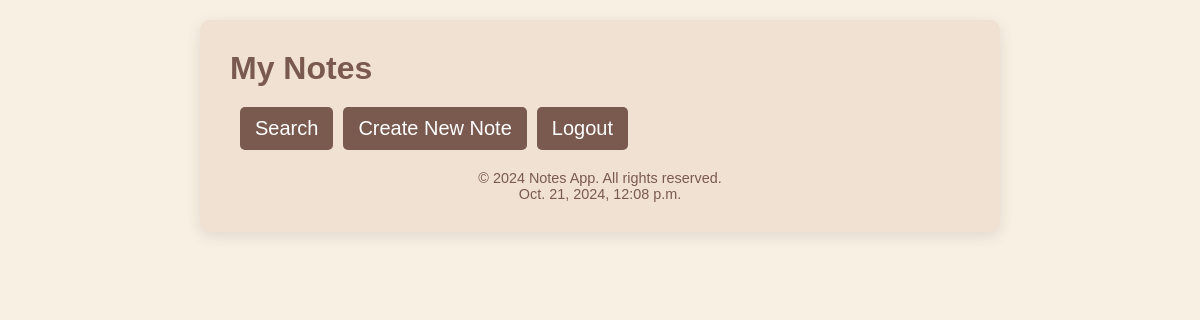
/notes/ (signed in), run on an earlier commit of the app's database.
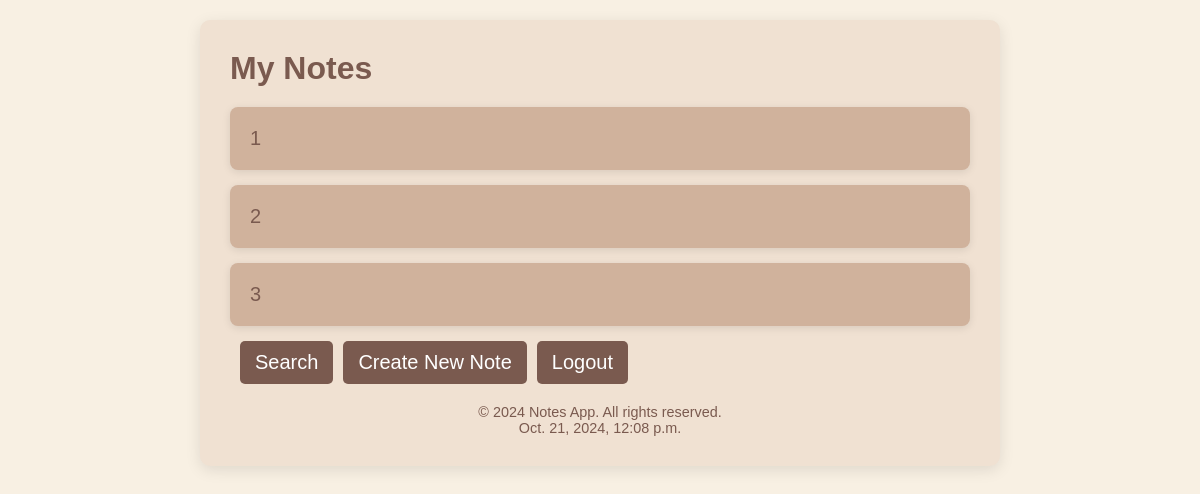
And on a later commit of the database.
### notesmain/models.py (models this page shows, shortened)
class Notes(models.Model):
    title = models.CharField( max_length=200)
    text = models.TextField()
    created = models.DateTimeField(auto_now_add=True)
    user = models.ForeignKey(User, on_delete= models.CASCADE)

### notesmain/views.py (the view)
# urls.py: path('notes/', views.showlist , name='gotonote'),
@login_required
def showlist(request):
    all_notes =Notes.objects.filter(user= request.user)
    return render(request, 'notesmain/list.html', {'notes': all_notes, 'today': datetime.today})

### notesmain/templates/notesmain/list.html (shortened to what this page needs)
<!DOCTYPE html>
<html lang="en">
<head>
</head>
<body>
    <div class="container">
        <header>
            <h1>My Notes</h1>
        </header>
        <main>
            {% for note in notes %}
            <div class='note-card'>
                <a href="{% url 'nodetail' note.pk %}" >
            <li style="text-decoration:none;">
                {{note.title}}<br>
            </li>
        </a>
        </div>
           {% endfor %}
        </main>
        <div class="button-group">
            <a href="{% url 'search' %}" class="button">Search</a>
            <a href="{% url 'create_note' %}" class="button">Create New Note</a>
            <a href="{% url 'logout' %}" class="button">Logout</a>
        </div>
        <footer>
            <p>&copy; 2024 Notes App. All rights reserved.</p>
       <p>{{ today }}</p>
         </footer>
    </div>
</body>
</html>

### notesmain/templates/notesmain/list.html (style rules this page uses)
* { box-sizing: border-box; margin: 0; padding: 0; }
body { font-family: 'Arial', sans-serif; background-color: #f8f0e3; color: #4b3c31; display: flex; justify-content: center; align-items: flex-start; height: 100vh; }
.container { width: 90%; max-width: 800px; background-color: #f0e1d2; border-radius: 10px; box-shadow: 0 4px 15px rgba(0, 0, 0, 0.1); padding: 30px; margin-top: 20px; }
header { display: flex; justify-content: space-between; align-items: center; margin-bottom: 20px; }
h1 { font-size: 2em; color: #7a5a4f; }
a { font-size: 20px; color: #7a5a4f; }
.button-group { display: flex; }
.button { background-color: #7a5a4f; color: white; text-decoration: none; padding: 10px 15px; border-radius: 5px; margin-left: 10px; transition: background-color 0.3s, transform 0.2s; }
.note-card { background-color: #d0b29c; border-radius: 8px; padding: 20px; margin-bottom: 15px; box-shadow: 0 2px 8px rgba(0, 0, 0, 0.1); transition: transform 0.2s; }
footer { margin-top: 20px; text-align: center; font-size: 0.9em; color: #7a5a4f; }
li , a { list-style-type :none; text-decoration :none; }

What changed in the data, as far as the page shows it:
added Notes: title "1"
added Notes: title "2"
added Notes: title "3"
